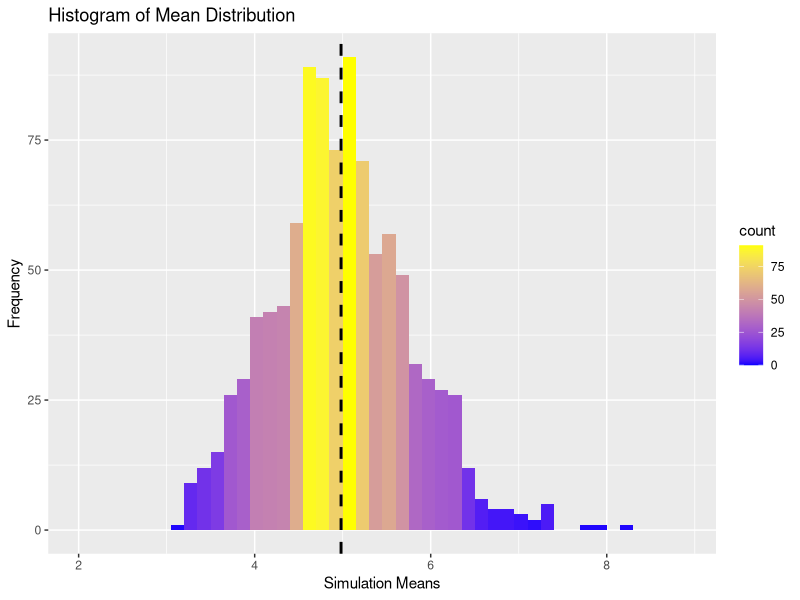

Source code (R): (Note: this script raises an error after producing the figure.)
## ---- chunk 1
knitr::opts_chunk$set(echo = TRUE)
## ---- chunk 2
library(ggplot2)
set.seed(21)    # Set seed so analysis can be reproduced
lambda <- 0.2    
numExp <- 40    # Number of Exponentials 
numSim <- 1000  # Number of Simulations to be performed
## ---- chunk 3
simMatrix <- matrix(rexp(n = numSim * numExp, rate = lambda), numSim, numExp)
simMean <- rowMeans(simMatrix)
simData <- data.frame(cbind(simMatrix, simMean))
## ---- chunk 4
ggplot(data = simData, aes(simData$simMean)) + 
    geom_histogram(breaks = seq(2, 9, by = 0.15), aes(fill = ..count..)) + 
    labs(title = "Histogram of Mean Distribution", x = "Simulation Means", y = "Frequency") + 
    geom_vline(aes(xintercept=mean(simData$simMean)), color="black", 
               linetype="dashed", size=1) + 
    scale_fill_gradient(low="blue", high="yellow")
## ---- chunk 5
actMean <- mean(simMean)
theoMean <- (1 / lambda)
theoMean - actMean
## ---- chunk 6
actVar <- var(simMean)
theoVar <- ((1 / lambda)^2/numExp)
theoVar - actVar
## ---- chunk 7
qplot(simMean, geom = 'blank') + 
    geom_line(aes(y=..density.., colour='Simulated Data'), stat='density', size=1) + 
    stat_function(fun=dnorm, args=list(mean=(1/lambda), sd=((1/lambda)/sqrt(numExp))), 
                  aes(colour='Normal Distribution'), size=1) + 
    geom_histogram(aes(y=..density.., fill=..density..), alpha=0.4, 
                   breaks = seq(2, 9, by = 0.15), col='red') + 
    scale_fill_gradient("Density", low = "blue", high = "yellow") + 
    scale_color_manual(name='Density', values=c('black', 'blue')) + 
    theme(legend.position = c(0.85, 0.60)) + 
    labs(title = "Mean Density Distribution", x = "Simulation Means", y = "Density")
## ---- chunk 8
theoConfInterval <- theoMean + c(-1,1) * 1.96 * sqrt(theoVar)/sqrt(numExp)
theoConfInterval
## ---- chunk 9
actConfInterval <- actMean + c(-1,1) * 1.96 * sqrt(actVar)/numExp
actConfInterval
## ---- chunk 10
theoConfInterval - actConfInterval
